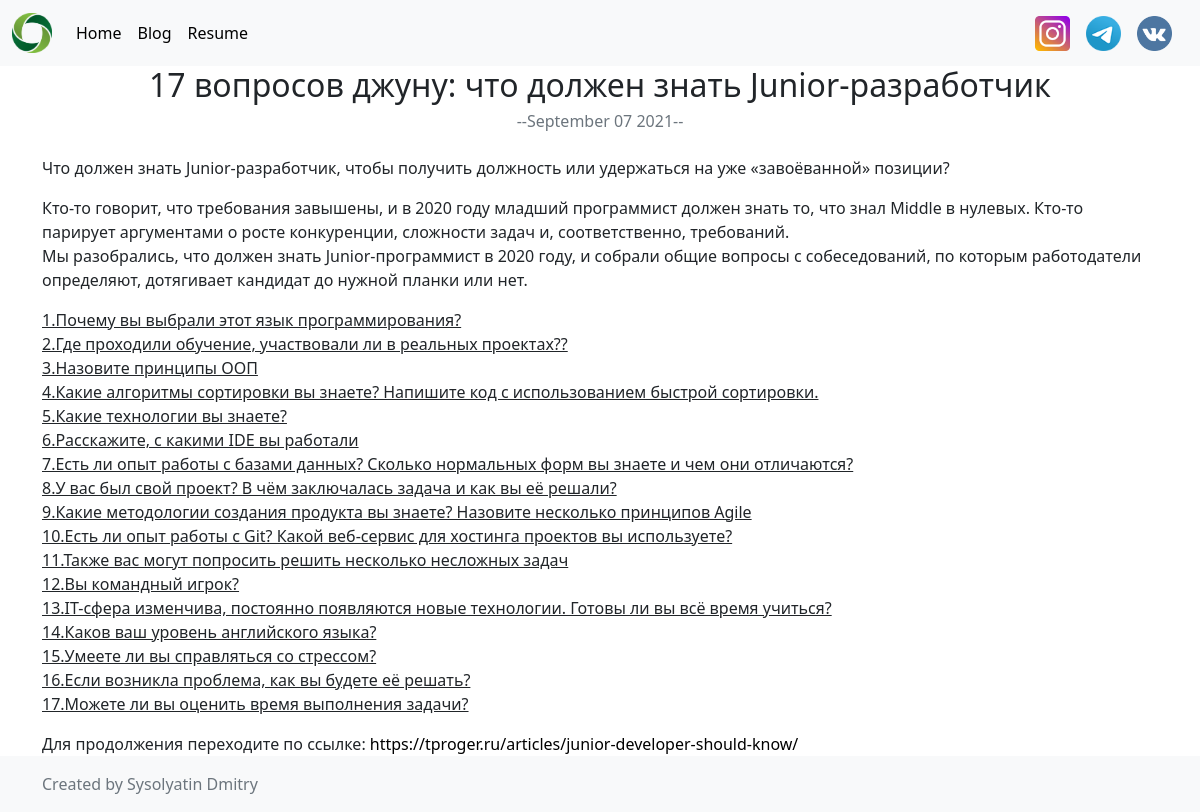
Page /blog/3/ on the committed database.
### blog/models.py (models this page shows, shortened)
class Blogs(models.Model):
    title = models.CharField(max_length=100)
    date = models.DateField()
    description = models.TextField()
    url = models.URLField(blank=True)  # blank - не обязательно для заполнения
    class Meta:
        verbose_name_plural = 'Blogs'

### blog/views.py (the view)
# urls.py: path('<int:blog_id>/', views.detail, name='detail'),
def detail(request, blog_id):
    blog = get_object_or_404(Blogs, pk=blog_id)
    return render(request, 'detail.html', {'blog': blog})

### templates/detail.html (shortened to what this page needs)
{% extends 'base.html' %}
{% block content %}
<h2 class="text-center">{{ blog.title }}</h2>
    <div class="row justify-content-center my-2">
    <h6 class="text-muted text-center">{{ blog.date|date:'--F d Y--' }}</h6>
        </div>
    <p>{{ blog.description|safe }}</p>
    Для продолжения переходите по ссылке:
    <a href="{{ blog.url }}">{{ blog.url }}</a>
{% endblock %}

### static/custom.css (style rules this page uses)
html { height: 100%; }
body { font-family: 'Lato', sans-serif; margin: 0; min-height: 100%; display: grid; grid-template-rows: auto 1fr auto; }
a { color: rgba(0,0,0,1) !important; text-decoration: none !important; }

### rows in the picture
Blogs: title "17 вопросов джуну: что должен знать Junior-разработчик", date "--September 07 2021--", description "Что должен знать Junior-разработчик, чтобы получить должность или удержаться на уже «завоёванной» позиции? Кто-то говорит, что требования завышены, и в 2020 году младший программист должен знать то, что знал Middle в нулевых. Кто-то парирует аргументами о росте конкуренции, сложности задач и, соответственно, требований. Мы разобрались, что должен знать Junior-программист в 2020 году, и собрали общие вопросы с собеседований, по которым работодатели определяют, дотягивает кандидат до нужной планки или нет. 1.Почему вы выбрали этот язык программирования? 2.Где проходили обучение, участвовали ли в реальных проектах?? 3.Назовите принципы ООП 4.Какие алгоритмы сортировки вы знаете? Напишите код с…", url "https://tproger.ru/articles/junior-developer-should-know/"
